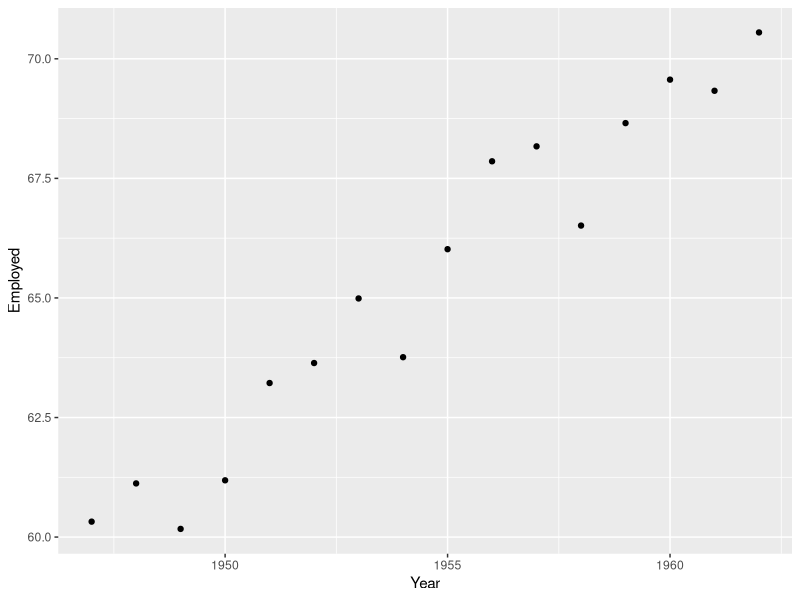
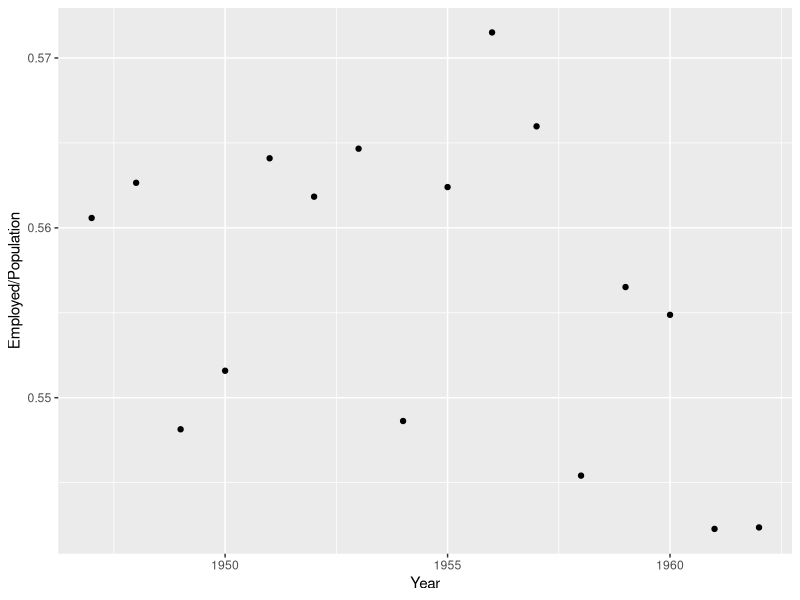
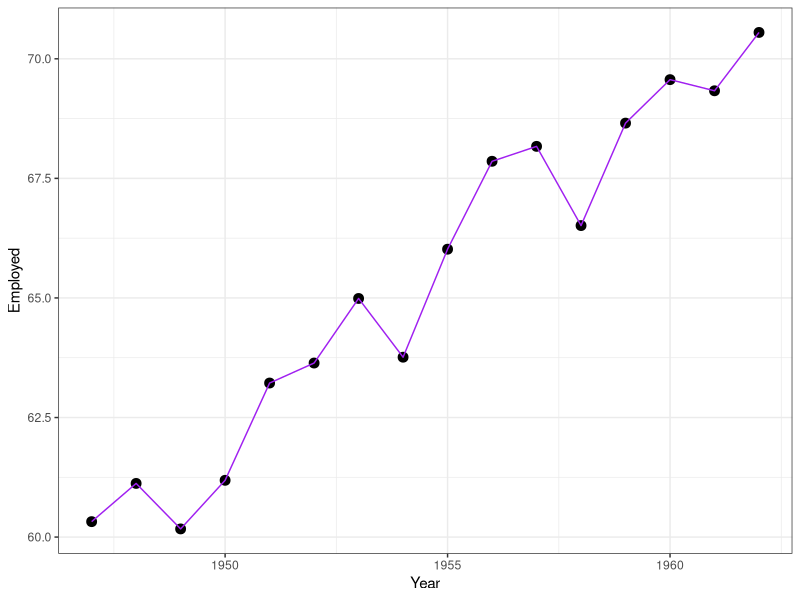
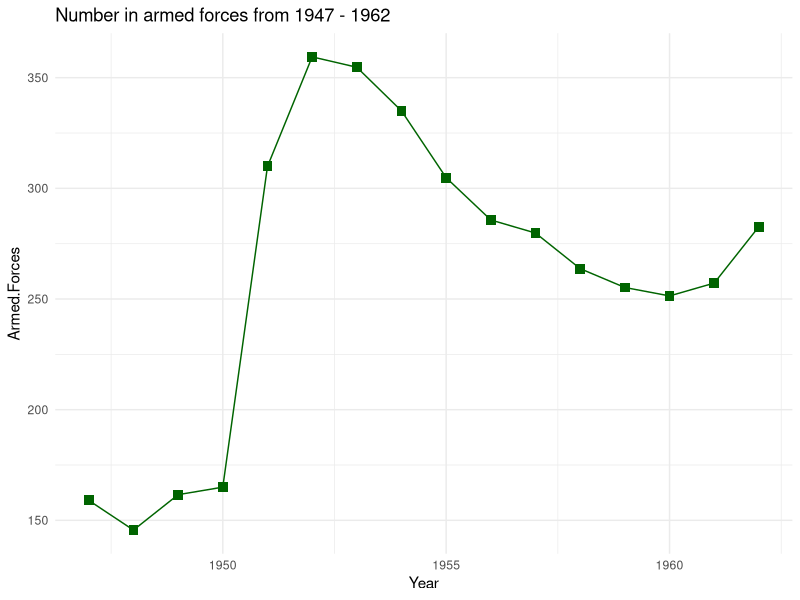

Source code (R) for these figures, in order:
## ---- chunk 1
knitr::opts_chunk$set(echo = TRUE, 
                      message = FALSE, 
                      warning = FALSE,
                      comment = NA)
## ---- chunk 2
library(tidyverse)
## ---- chunk 3
sqrt(2)
round(2.5)
round(2.51)
floor(2.5)
ceiling(2.5)
## ---- chunk 4
longley
dim(longley)
## ---- chunk 5
longley$GNP
## ---- chunk 6
longley$Year
## ---- chunk 7
longley$Unemployed
longley$Population
longley$Employed
## ---- chunk 8
summary(longley$GNP)
## ---- chunk 9
summary(longley$Unemployed)
summary(longley$Population)
summary(longley$Employed)
## ---- chunk 10
ggplot(data = longley, mapping = aes(x = Year, y = Employed)) +
  geom_point()
## ---- chunk 11
ggplot(data = longley, mapping = aes(x = Year, y = Employed/Population)) +
  geom_point()
## ---- chunk 12
ggplot(data = longley, mapping = aes(x = Year, y = Employed)) +
  geom_point(size = 3) + geom_line(color = "purple") + theme_bw()
## ---- chunk 13
ggplot(data = longley, mapping = aes(x = Year, y = Armed.Forces)) +
  geom_point(size = 3, shape = "square", color = "darkgreen") + geom_line(color = "darkgreen") + theme_minimal() + ggtitle("Number in armed forces from 1947 - 1962")
